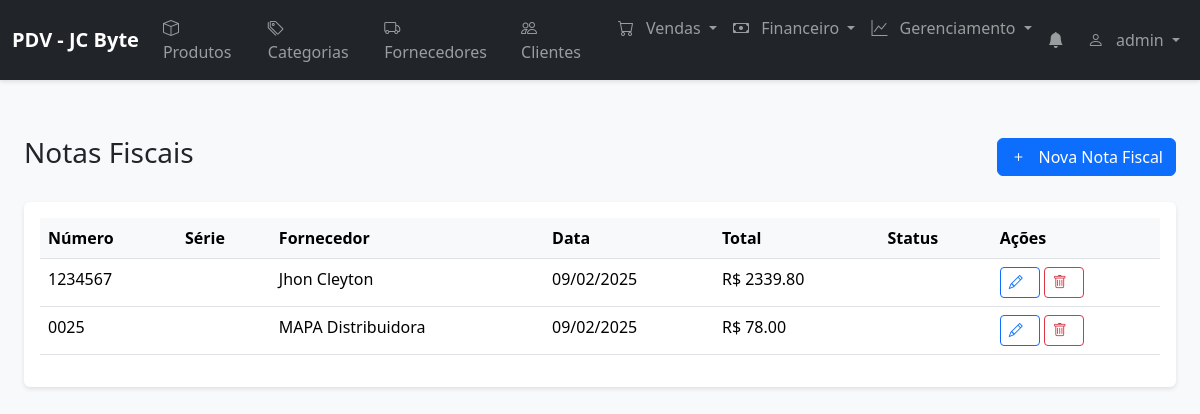
Screenshot of /notas-fiscais (signed in) with the database file from the repository.
### models.py (models this page shows, shortened)
class User(UserMixin, db.Model):
    __tablename__ = 'users'
    id = db.Column(db.Integer, primary_key=True)
    name = db.Column(db.String(100), nullable=False)
    username = db.Column(db.String(80), unique=True, nullable=False)
    email = db.Column(db.String(120))
    password = db.Column(db.String(200), nullable=False)
    role = db.Column(db.String(20), nullable=False)  # admin, manager, seller
    status = db.Column(db.String(20), nullable=False)  # active, inactive
    created_at = db.Column(db.DateTime, default=datetime.utcnow)
    sales_supervised = db.relationship('Sale', back_populates='supervisor', lazy=True)

class Invoice(db.Model):
    __tablename__ = 'invoices'
    id = db.Column(db.Integer, primary_key=True)
    number = db.Column(db.String(20), nullable=False, unique=True)
    supplier_id = db.Column(db.Integer, db.ForeignKey('suppliers.id'), nullable=False)
    date = db.Column(db.Date, nullable=False)
    total = db.Column(db.Numeric(10, 2), nullable=False, default=0)
    status = db.Column(db.String(20), default='pending')
    payment_method = db.Column(db.String(20))
    payment_date = db.Column(db.Date)
    notes = db.Column(db.String(200))
    created_at = db.Column(db.DateTime, default=datetime.utcnow)
    supplier = db.relationship('Supplier', back_populates='invoices')
    items = db.relationship('InvoiceItem', back_populates='invoice', lazy=True)
    payable = db.relationship('Payable', back_populates='invoice', uselist=False, lazy=True)

class Supplier(db.Model):
    __tablename__ = 'suppliers'
    id = db.Column(db.Integer, primary_key=True)
    name = db.Column(db.String(100), nullable=False)
    cnpj = db.Column(db.String(14), unique=True)
    email = db.Column(db.String(120))
    phone = db.Column(db.String(20))
    address = db.Column(db.String(200))
    city = db.Column(db.String(100))
    state = db.Column(db.String(2))
    zip_code = db.Column(db.String(8))
    contact_name = db.Column(db.String(100))
    payment_terms = db.Column(db.String(200))
    created_at = db.Column(db.DateTime, default=datetime.utcnow)
    products = db.relationship('Product', back_populates='supplier', lazy=True)
    payables = db.relationship('Payable', back_populates='supplier', lazy=True)
    invoices = db.relationship('Invoice', back_populates='supplier', lazy=True)

### routes/nf.py (the view)
@nf_bp.route('/notas-fiscais')
@login_required
def list_invoices():
    try:
        invoices = Invoice.query.order_by(Invoice.date.desc()).all()
        return render_template('nf/list.html', invoices=invoices)
    except Exception as e:
        return jsonify({
            'success': False,
            'error': str(e)
        }), 500

### app.py (called while the page is built)
@login_manager.user_loader
def load_user(user_id):
    return db.session.get(User, int(user_id))

@app.before_request
def before_request():
    if not request.path.startswith('/static/'):  # Ignora arquivos estáticos
        check_notifications()

### notifications_manager.py (called while the page is built, shortened)
def create_notification(type, message, reference_id=None):
    existing = Notification.query.filter_by(
        type=type,
        reference_id=reference_id,
        read=False
    ).first()

### templates/nf/list.html (shortened to what this page needs)
{% extends "base.html" %}
{% block content %}
<div class="container-fluid py-4">
    <div class="d-flex justify-content-between align-items-center mb-4">
        <h1 class="h3">Notas Fiscais</h1>
        <button type="button" class="btn btn-primary" data-bs-toggle="modal" data-bs-target="#modalInvoice">
            <i class="bi bi-plus"></i> Nova Nota Fiscal
        </button>
    </div>
    <div class="card">
        <div class="card-body">
            <div class="table-responsive">
                <table class="table table-hover">
                    <thead>
                        <tr>
                            <th>Número</th>
                            <th>Série</th>
                            <th>Fornecedor</th>
                            <th>Data</th>
                            <th>Total</th>
                            <th>Status</th>
                            <th>Ações</th>
                        </tr>
                    </thead>
                    <tbody>
                        {% for invoice in invoices %}
                        <tr>
                            <td>{{ invoice.number }}</td>
                            <td>{{ invoice.series }}</td>
                            <td>{{ invoice.supplier.name }}</td>
                            <td>{{ invoice.date.strftime('%d/%m/%Y') }}</td>
                            <td>R$ {{ "%.2f"|format(invoice.total) }}</td>
                            <td>
                            </td>
                            <td>
                                <button type="button" class="btn btn-sm btn-outline-primary" onclick="editInvoice({{ invoice.id }})">
                                    <i class="bi bi-pencil"></i>
                                </button>
                                <button type="button" class="btn btn-sm btn-outline-danger" onclick="deleteInvoice({{ invoice.id }})">
                                    <i class="bi bi-trash"></i>
                                </button>
                            </td>
                        </tr>
                        {% endfor %}
                    </tbody>
                </table>
            </div>
        </div>
    </div>
</div>
{% endblock %}

### templates/base.html (shortened to what this page needs)
<!DOCTYPE html>
<html lang="pt-BR">
<head>
    <link href="https://cdn.jsdelivr.net/npm/bootstrap@5.3.2/dist/css/bootstrap.min.css" rel="stylesheet">
    <link href="https://cdn.jsdelivr.net/npm/bootstrap-icons@1.11.3/font/bootstrap-icons.min.css" rel="stylesheet">
    <link href="{{ url_for('static', filename='css/style.css') }}" rel="stylesheet">
    <link rel="stylesheet" href="{{ url_for('static', filename='css/notifications.css') }}">
    <link rel="stylesheet" href="https://cdnjs.cloudflare.com/ajax/libs/font-awesome/6.2.1/css/all.min.css">
</head>
<body>
    <nav class="navbar navbar-expand-lg navbar-dark bg-dark">
        <div class="container-fluid">
            <a class="navbar-brand" href="{{ url_for('index') }}">PDV - JC Byte</a>
            <div class="collapse navbar-collapse" id="navbarNav">
                <ul class="navbar-nav me-auto">
                    <li class="nav-item">
                        <a class="nav-link" href="{{ url_for('products') }}">
                            <i class="bi bi-box"></i> Produtos
                        </a>
                    </li>
                    <li class="nav-item">
                        <a class="nav-link" href="{{ url_for('categories') }}">
                            <i class="bi bi-tags"></i> Categorias
                        </a>
                    </li>
                    <li class="nav-item">
                        <a class="nav-link" href="{{ url_for('suppliers') }}">
                            <i class="bi bi-truck"></i> Fornecedores
                        </a>
                    </li>
                    <li class="nav-item">
                        <a class="nav-link" href="{{ url_for('customers') }}">
                            <i class="bi bi-people"></i> Clientes
                        </a>
                    </li>
                    <li class="nav-item dropdown">
                        <a class="nav-link dropdown-toggle" href="#" id="salesDropdown" role="button" data-bs-toggle="dropdown">
                            <i class="bi bi-cart"></i>
                            <span>Vendas</span>
                        </a>
                    </li>
                    <li class="nav-item dropdown">
                        <a class="nav-link dropdown-toggle" href="#" id="financeDropdown" role="button" data-bs-toggle="dropdown">
                            <i class="bi bi-cash"></i>
                            <span>Financeiro</span>
                        </a>
                    </li>
                    <li class="nav-item dropdown">
                        <a class="nav-link dropdown-toggle" href="#" id="managementDropdown" role="button" data-bs-toggle="dropdown">
                            <i class="bi bi-graph-up"></i>
                            <span>Gerenciamento</span>
                        </a>
                    </li>
                </ul>
                <ul class="navbar-nav">
                    <li class="nav-item dropdown">
                        <a class="nav-link position-relative" href="#" role="button" data-bs-toggle="dropdown" aria-expanded="false">
                            <i class="bi bi-bell-fill"></i>
                        </a>
                    </li>
                    <li class="nav-item dropdown">
                        <a class="nav-link dropdown-toggle" href="#" data-bs-toggle="dropdown">
                            <i class="bi bi-person"></i> {{ current_user.username }}
                        </a>
                    </li>
                </ul>
            </div>
        </div>
    </nav>
    <main class="container-fluid">
        {% block content %}{% endblock %}
    </main>
</body>
</html>

### static/css/style.css (style rules this page uses)
body { background-color: #f8f9fa; }
.navbar { margin-bottom: 2rem; box-shadow: 0 2px 4px rgba(0,0,0,.1); }
.navbar-brand { font-weight: bold; }
.card { box-shadow: 0 2px 4px rgba(0,0,0,.1); border: none; margin-bottom: 1rem; }
.table th { border-top: none; background-color: #f8f9fa; }
.btn { font-weight: 500; }
.btn-primary { background-color: #0d6efd; border-color: #0d6efd; }
.bi { margin-right: 0.5rem; }

### rows the page displays
User: username "admin"
Invoice: number "1234567", supplier.name "Jhon Cleyton", date "09/02/2025", total "2339.80"
Invoice: number "0025", supplier.name "MAPA Distribuidora", date "09/02/2025", total "78.00"
